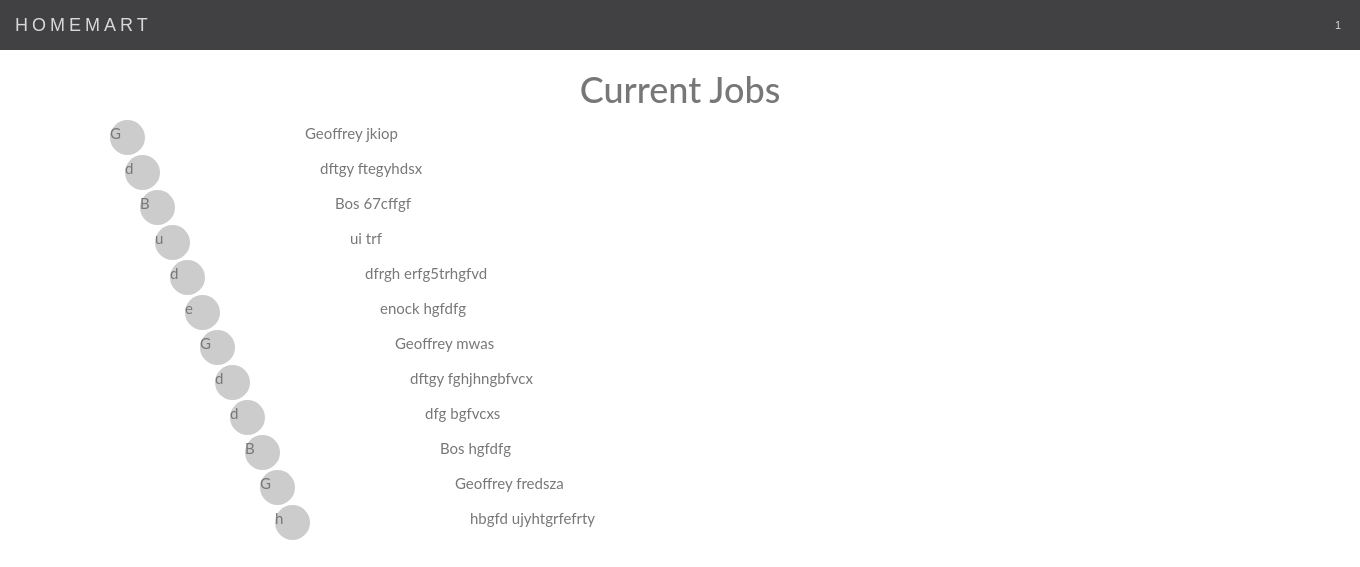
The app's page /file/boom.php with its own data.
### tables this page shows
CREATE TABLE `orders` (
  `id` int(11) NOT NULL,
  `due_date` varchar(20) NOT NULL,
  `optional_details` varchar(20) DEFAULT NULL,
  `vendor` varchar(50) NOT NULL,
  `email` varchar(20) NOT NULL,
  `fname` varchar(20) NOT NULL,
  `lname` varchar(20) NOT NULL,
  `phone` varchar(30) NOT NULL,
  `contact` varchar(20) NOT NULL,
  `occupation` varchar(100) NOT NULL,
  `time` datetime NOT NULL DEFAULT CURRENT_TIMESTAMP
);

### file/boom.php (the view, shortened to what this page needs)
<!DOCTYPE html>
<html>
<head>
      <link rel="stylesheet" href="bootstrap.min.css">
        <link rel="stylesheet" href="homemart.css">
</head>
<body>
	   <nav class="navbar  navbar-default navbar-fixed-top" style="position: fixed;">
   <div class="container-fluid">
    <div class="navbar-header">
     <a class="navbar-brand" href="index.php">HOMEMART</a>
    </div>
    <div class="collapse navbar-collapse" id="myNavbar">
    <ul class="nav navbar-nav navbar-right">
    <li><a href='#'>1</a></li>
    </ul>
  </div>
</div>
  </nav>
<center><h1 style="padding-top: 50px;">Current Jobs</h1></center>
		<?php
    $db = mysqli_connect('localhost', 'root', '', 'homemart');
  $query=$db->query("SELECT * FROM orders");
 if($query->num_rows > 0){
  while($row=$query->fetch_assoc()){
    echo "<div class='container'>";
    echo "<div class='row'>";
    echo "<div class='col-sm-2'>";
    $yes=$row['fname'];
    $yes=SUBSTR($yes, 0, 1);
    echo '<span class="dot">'.$yes.'</span>';
    echo "</div>";
		?>
		<?php
    echo "<div class='col-sm-10'>";
    echo  $row['fname'];
    echo  $row['lname'];
    echo "</div>";
    echo "</div>";
 }
 }
    ?>
</body>
</html>

### file/homemart.css (style rules this page uses)
.navbar { margin-bottom: 50px; border-radius: 0; }
.navbar { font-family: Montserrat, sans-serif; }
.navbar { margin-bottom: 0; background-color: #2d2d30; border: 0; font-size: 11px !important; letter-spacing: 4px; opacity:0.9; }
.navbar li a, .navbar .navbar-brand { color: #d5d5d5 !important; }
body { font: 400 15px/1.8 Lato, sans-serif; color: #777; }

### file/boom.php (style rules this page uses)
.dot { height: 35px; width: 35px; background-color: #ccc; border-radius: 50%; display: inline-block; }

### records on screen
orders: fname "G", fname "Geoffrey", lname "jkiop"
orders: fname "d", fname "dftgy", lname "ftegyhdsx"
orders: fname "B", fname "Bos", lname "67cffgf"
orders: fname "u", fname "ui", lname "trf"
orders: fname "d", fname "dfrgh", lname "erfg5trhgfvd"
orders: fname "e", fname "enock", lname "hgfdfg"
orders: fname "G", fname "Geoffrey", lname "mwas"
orders: fname "d", fname "dftgy", lname "fghjhngbfvcx"
orders: fname "d", fname "dfg", lname "bgfvcxs"
orders: fname "B", fname "Bos", lname "hgfdfg"
orders: fname "G", fname "Geoffrey", lname "fredsza"
orders: fname "h", fname "hbgfd", lname "ujyhtgrfefrty"
